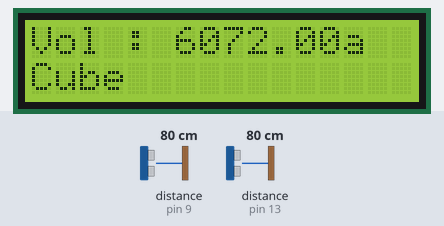
Bench run of a sketch on a simulated Arduino Uno, built with avr-gcc and run on an emulated ATmega328P. Shown: 16×2 character LCD. Wiring (inferred from the names in the program): 2 × ultrasonic range finder: trigger pin 8, echo pin 9 / trigger pin 10, echo pin 13. Inputs (shaded band) come from the test bench; at power-on: distance to the obstacle (sensors on pin 9, pin 13) 80 cm. The echo pulse lasts 58.3 µs per cm; what the sketch prints to the serial monitor is not drawn.

Above: at 1.2 s.
1.3 s: distance to the obstacle (sensor on pin 9) set to 2 cm
At 2.1 s:
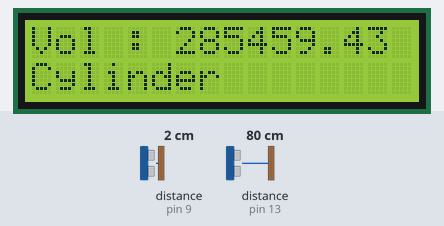
3.7 s: distance to the obstacle (sensor on pin 13) set to 18 cm
At 4.9 s:
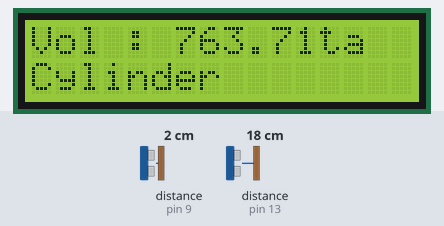
7.2 s: distance to the obstacle (sensor on pin 9) set to 60 cm
At 7.8 s:
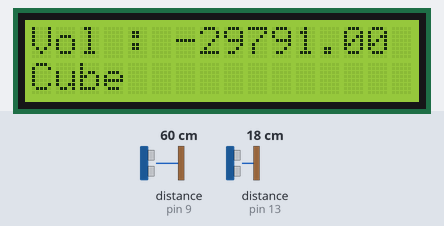
10.7 s: distance to the obstacle (sensor on pin 9) set to 25 cm
At 11.3 s:
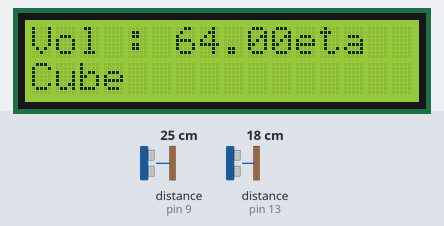
Timing chart, 0 to 13.7 s (numbered marks = the images above; inputs shaded):
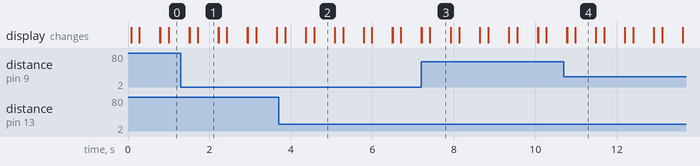

Measured:
- after the input at 1.3 s, the display: first differs from a run without the input after 0.21 s (image 1 shows a later state)
- after the input at 3.7 s, the display: first differs from a run without the input after 0.87 s (image 2)
- after the input at 7.2 s, the display: first differs from a run without the input at once (image 3 shows a later state)
- after the input at 10.7 s, the display: first differs from a run without the input after 0.28 s (image 4)
- what the display in image 1 shows lasts 0.5 s, from 1.7 s to 2.2 s

The sketch:

Project3D.ino
```cpp
#include <LiquidCrystal.h> //Lib file for display
const int rs = 12, en = 11, d4 = 5, d5 = 4, d6 = 3, d7 = 2;
LiquidCrystal lcd(rs, en, d4, d5, d6, d7);


//Pin Diclarations
int S2TrigPin = 10; //
int S2EchoPin = 13; //
int S1TrigPin = 8; //
int S1EchoPin = 9; //


//Initial values diclarations
int maxTopCapacity = 28;
int maxSideCapacity = 20;
int errorRate = 2; // x means 10-x upto 10+x

//Program Variables
int topDistance = 0;
int sideDistance = 0;
double height = 0;
double width = 0;
double radius = 0;
int a;
int shape;
double volume = 0;

void setup() {
  lcd.begin(16, 2); // set up the LCD's number of columns and rows:
  Serial.begin(9600); // Ulrasonic sensors
  pinMode(S1TrigPin,OUTPUT);
  pinMode(S1EchoPin,INPUT);
  pinMode(S2TrigPin,OUTPUT);
  pinMode(S2EchoPin,INPUT);
}

void loop() {
  lcd.clear();
  lcd.print("Project3D Beta");
//  S1Distance();//4 Checking
//  S2Distance();
//  DispData();

  //Programs starts if the proxnmty snsr is active
  //if(sensrActive){
    // Measure the distances, Top & side
    S1Distance(); //top sensor
    S2Distance(); //side sensor
    Measures(); // Calc measrmts
    // Call a function that predict the object shape and return (Cube or Cylender)
    shape = findShape(height,width);
    // if(Objct is Cube) {v=a*a*a and Display}
    if(shape==0) {
      dispCube();
      volume = a*a*a;
      Serial.println("Cube");
    } else if(shape==1){
      dispCylnr();
      volume = 3.142857142*radius*radius*height;
      Serial.println("Cylinder");
    } else {
      dispNon();
    }
    // else {Display v=3.14*r*h and Display}
  //}
  //else {stop and Display Insert Object}

//  DisplayS1(String(topDistance));
//  DisplayS2(String(sideDistance)); //
  Display(); //Display All
  delay(300); // For correcting display
}
```

Display.ino
```cpp
//void DispTest() {
//  // (note: line 1 is the second row, since counting begins with 0):
//  lcd.setCursor(0, 1);
//  // print the number of seconds since reset:
//  lcd.print(millis() / 1000);
//}
//void Display(String dist1,String dist2) {
//  lcd.clear(); // Clear all previous Displayed content
//  lcd.print("Hello,Harkians!");   // Print a message to the LCD
//  //
//  DisplayS1(dist1);
//  DisplayS2(dist2);
//  // print the number of seconds since reset:
//  lcd.print(millis() / 1000);
//  delay(200);
//}

void DisplayS1(String topDist) {
  lcd.setCursor(0, 1);
  lcd.print(topDist); // Print Top Distance
  lcd.setCursor(2,1);
  lcd.print("cm");
  delay(100);
 }
void DisplayS2(String sideDist) {
  lcd.setCursor(12, 1);
  lcd.print(sideDist); // Print Side Distance
  Serial.println(sideDist);
  lcd.setCursor(14,1);
  lcd.print("cm");
  delay(100);
 }
void DispData() {
  DisplayS1(String(sideDistance)); // Side
  DisplayS2(String(topDistance)); // Top
}

void Display() {
//  lcd.setCursor(0,0);
//  lcd.print("Project3D ");
//  lcd.setCursor(0,1);
//  lcd.print("Vol : ");
//  lcd.print(volume);
//  delay(200);

  lcd.setCursor(0,0);
  lcd.print("Vol : ");
  lcd.setCursor(6,0);
  lcd.print(volume);
  delay(200);
}

void dispCube() {
  lcd.setCursor(0,1);
  lcd.print("Cube");
  delay(200);
}
void dispCylnr() {
  lcd.setCursor(0,1);
  lcd.print("Cylinder");
  delay(200);
}
void dispNon() {
  lcd.setCursor(0,1);
  lcd.print("----------");
  delay(200);
}
```

Functions.ino
```cpp
void Measures() {
  height = maxTopCapacity - topDistance;
  Serial.print("height : ");
  Serial.println(height);
  width = maxSideCapacity - sideDistance;
  radius = width;
  a = height;
}

int findShape(double a, double b) {
//  //shape finding algorithm.
//  double diff = 0;
//  if(a>b) {
//    diff = a-b;
//  } else {
//    diff = b-a;
//  }
//
//  if(diff>=0 || diff<=errorRate) {
//    return "cube";
//  } else {
//    return "cylinder";
//  }

  if(height>16) {
    return 1;
  } else {
    return 0;
  }
}
```

Sensors.ino
```cpp
void S1Distance() {
  digitalWrite(S1TrigPin, LOW); //turn off the Trig pin incase it was on before
  delayMicroseconds(2); //a very short break

  digitalWrite(S1TrigPin, HIGH); //turn on the Trig pin to send a sound wave
  delayMicroseconds(10); //a short break to let the operation happen
  digitalWrite(S1TrigPin, LOW); //turn off the Trig pin to end the sound wave output

  double dur = pulseIn(S1EchoPin, HIGH); //sensor the sound wave reflection time
  topDistance = (dur * 0.034 / 2);
  Serial.print("Top : ");
  Serial.println(String(topDistance));
}

void S2Distance() {
  digitalWrite(S2TrigPin, LOW); //turn off the Trig pin incase it was on before
  delayMicroseconds(2); //a very short break

  digitalWrite(S2TrigPin, HIGH); //turn on the Trig pin to send a sound wave
  delayMicroseconds(10); //a short break to let the operation happen
  digitalWrite(S2TrigPin, LOW); //turn off the Trig pin to end the sound wave output

  double dur = pulseIn(S2EchoPin, HIGH); //sensor the sound wave reflection time
  sideDistance = (dur * 0.034 / 2);
  Serial.print("side : ");
  Serial.println(String(sideDistance));
}
```
